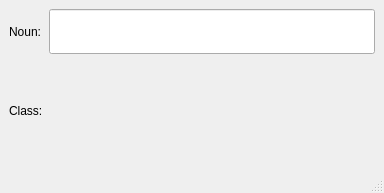
<?xml version="1.0" encoding="UTF-8"?>
<ui version="4.0">
 <class>MainWindow</class>
 <widget class="QMainWindow" name="MainWindow">
  <property name="geometry">
   <rect>
    <x>0</x>
    <y>0</y>
    <width>384</width>
    <height>193</height>
   </rect>
  </property>
  <property name="windowTitle">
   <string>MainWindow</string>
  </property>
  <widget class="QWidget" name="centralwidget">
   <layout class="QGridLayout" name="gridLayout">
    <item row="0" column="1">
     <widget class="QLineEdit" name="nounPhraseBox">
      <property name="font">
       <font>
        <pointsize>25</pointsize>
       </font>
      </property>
     </widget>
    </item>
    <item row="1" column="1">
     <widget class="QLabel" name="resultLabel">
      <property name="font">
       <font>
        <pointsize>25</pointsize>
       </font>
      </property>
      <property name="text">
       <string/>
      </property>
     </widget>
    </item>
    <item row="1" column="0">
     <widget class="QLabel" name="label_2">
      <property name="text">
       <string>Class:</string>
      </property>
     </widget>
    </item>
    <item row="0" column="0">
     <widget class="QLabel" name="label_3">
      <property name="text">
       <string>Noun:</string>
      </property>
     </widget>
    </item>
   </layout>
  </widget>
  <widget class="QMenuBar" name="menubar">
   <property name="geometry">
    <rect>
     <x>0</x>
     <y>0</y>
     <width>384</width>
     <height>25</height>
    </rect>
   </property>
  </widget>
  <widget class="QStatusBar" name="statusbar"/>
 </widget>
 <resources/>
 <connections/>
</ui>
